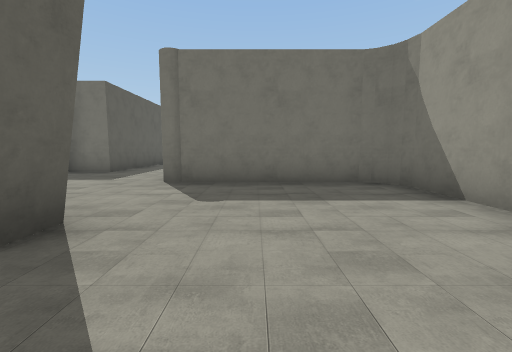
View 1 (above)

17 first-person views from a walk through a scene from a Unity 3-D project. The camera is 1.3 m above the floor, tilts 6° down and sees 90° across. The floor is counted in squares, 2 m on a side. Each view is taken from the middle of a square. On the plan, view 1 faces up. The plan holds only what a view shows up to about 9 squares ahead; the rest is blank. The place goes on beyond the plan. The player character is not drawn. Some surface patterns are stand-ins.

View 2
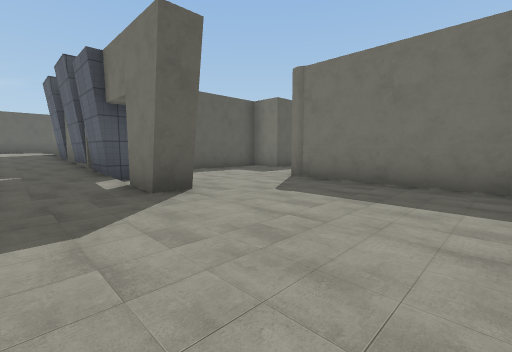

View 3
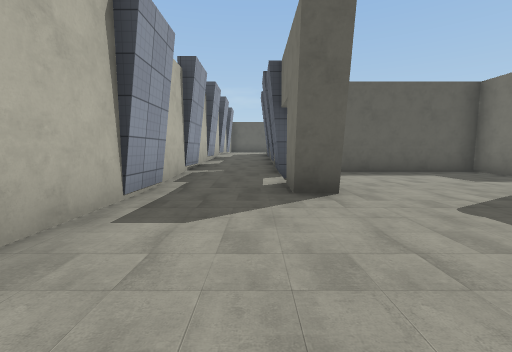

View 4
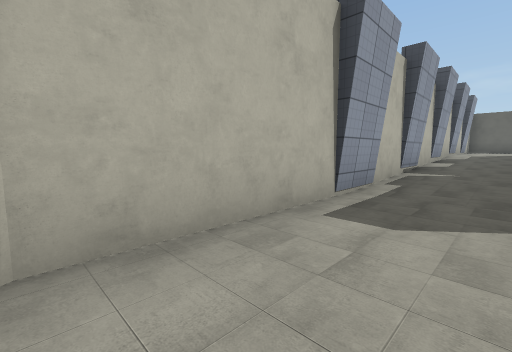

View 5
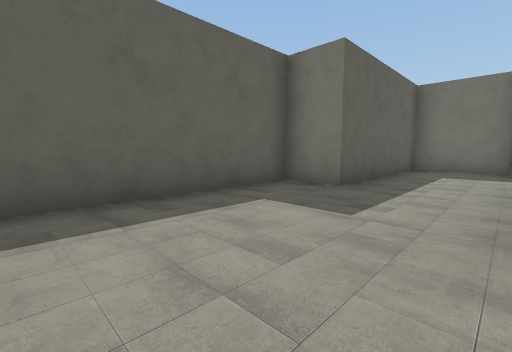

View 6
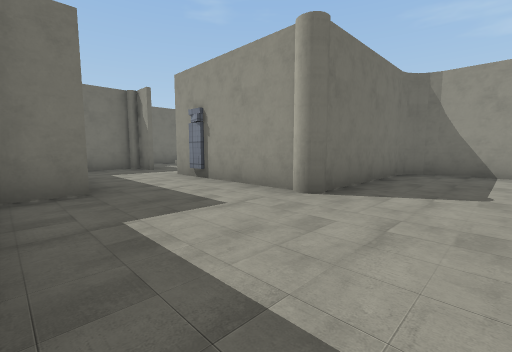

View 7
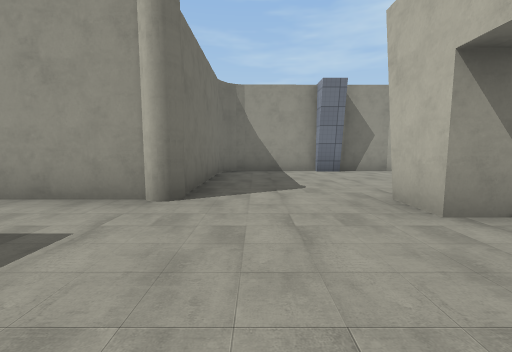

View 8
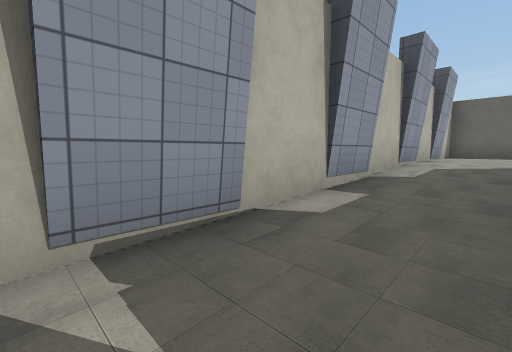

View 9
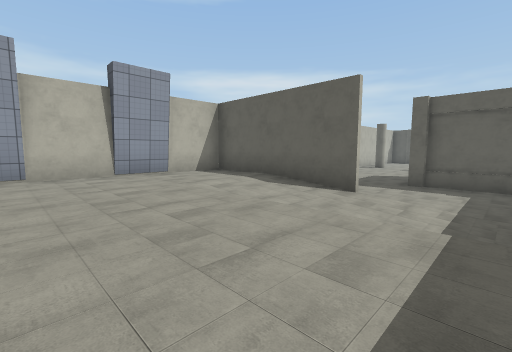

View 10
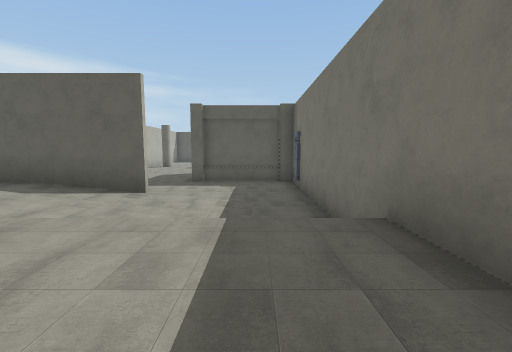

View 11
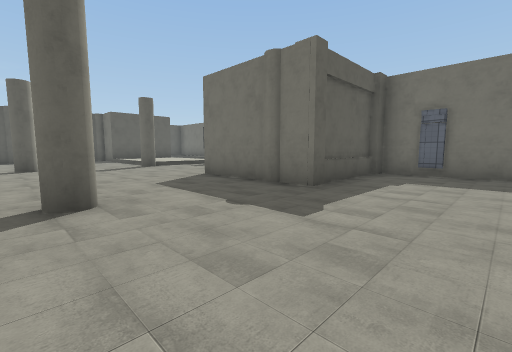

View 12
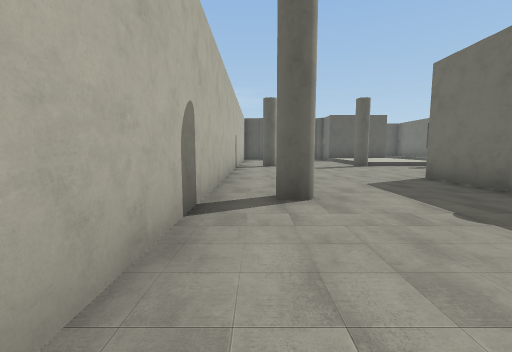

View 13
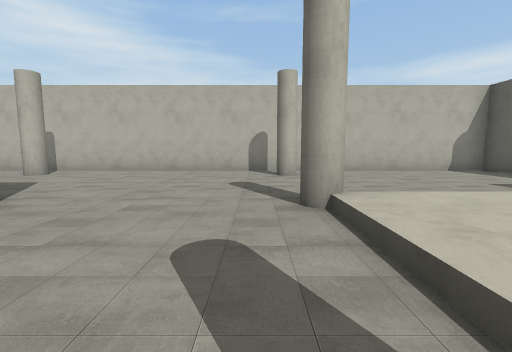

View 14
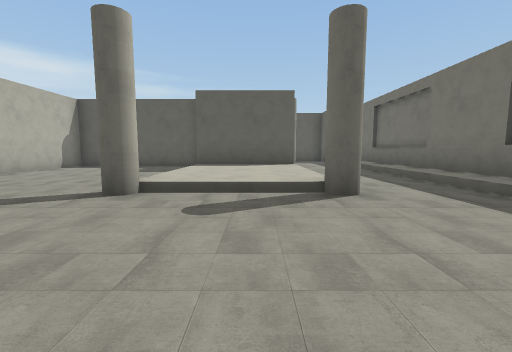

View 15
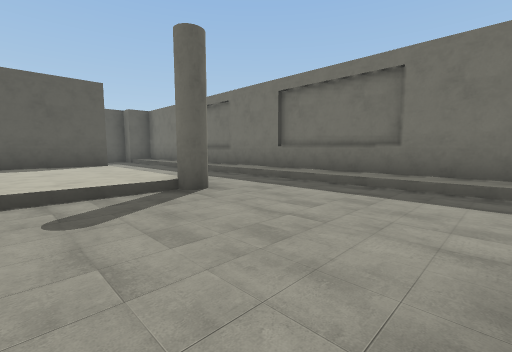

View 16
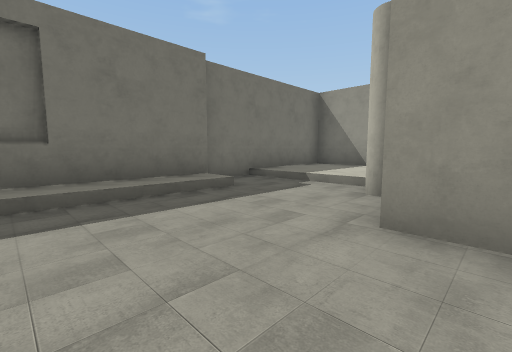

View 17
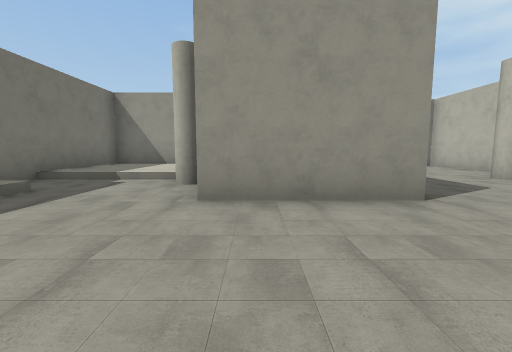

### Floor plan
Key: @ floor where view 1 was taken; # wall or solid block; . main floor; : floor 0.25 m higher than the main floor; + floor 0.5 m higher than the main floor; * floor 0.75 m higher than the main floor; / step, stairs or slope.
Columns run from 33 left of view 1 to 3 right of it. Each row starts with its distance up from view 1.
 12                              ###
 11            ######            #.#.
 10  ###########.:::#            #...
  9  ............:::#            #.#
  8  ............:: #            #.#
  7  #::::#.....##########     ###.##
  6  #::::/....###......***    #....#
  5  #::::/....###...///***    #....#####
  4  #////#....###...///***    #........#
  3  ................#//***    #........#
  2  ................#***** ######.#....#
  1  ............#...#*******+++::......#
  0 #................#*******+++::...@..#
 -1 #####################################

Where each view was taken, in squares from view 1:
view 1: 0 up, 0 right, facing up
view 2: 0 up, 2 right, facing up-left
view 3: 1 up, 2 right, facing left
view 4: 1 up, 2 right, facing down-left
view 5: 3 up, 2 left, facing up-left
view 6: 3 up, 5 left, facing up-right
view 7: 4 up, 5 left, facing right
view 8: 1 up, 4 left, facing down-left
view 9: 6 up, 11 left, facing down-left
view 10: 6 up, 11 left, facing left
view 11: 0 up, 17 left, facing up-left
view 12: 0 up, 17 left, facing left
view 13: 7 up, 26 left, facing down
view 14: 6 up, 23 left, facing left
view 15: 5 up, 23 left, facing up-left
view 16: 6 up, 25 left, facing up-right
view 17: 6 up, 26 left, facing right
